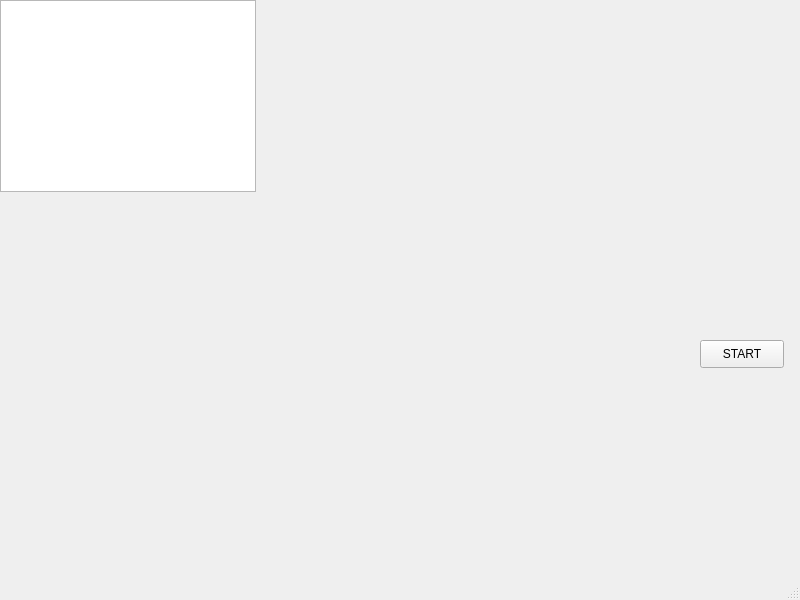
<?xml version="1.0" encoding="UTF-8"?>
<ui version="4.0">
 <class>MainWindow</class>
 <widget class="QMainWindow" name="MainWindow">
  <property name="geometry">
   <rect>
    <x>0</x>
    <y>0</y>
    <width>800</width>
    <height>600</height>
   </rect>
  </property>
  <property name="windowTitle">
   <string>MainWindow</string>
  </property>
  <widget class="QWidget" name="centralwidget">
   <widget class="QGraphicsView" name="gameView">
    <property name="geometry">
     <rect>
      <x>0</x>
      <y>0</y>
      <width>256</width>
      <height>192</height>
     </rect>
    </property>
   </widget>
   <widget class="QPushButton" name="startButton">
    <property name="geometry">
     <rect>
      <x>700</x>
      <y>340</y>
      <width>84</width>
      <height>28</height>
     </rect>
    </property>
    <property name="text">
     <string>START</string>
    </property>
   </widget>
  </widget>
  <widget class="QMenuBar" name="menubar">
   <property name="geometry">
    <rect>
     <x>0</x>
     <y>0</y>
     <width>800</width>
     <height>25</height>
    </rect>
   </property>
  </widget>
  <widget class="QStatusBar" name="statusbar"/>
 </widget>
 <resources/>
 <connections/>
</ui>
